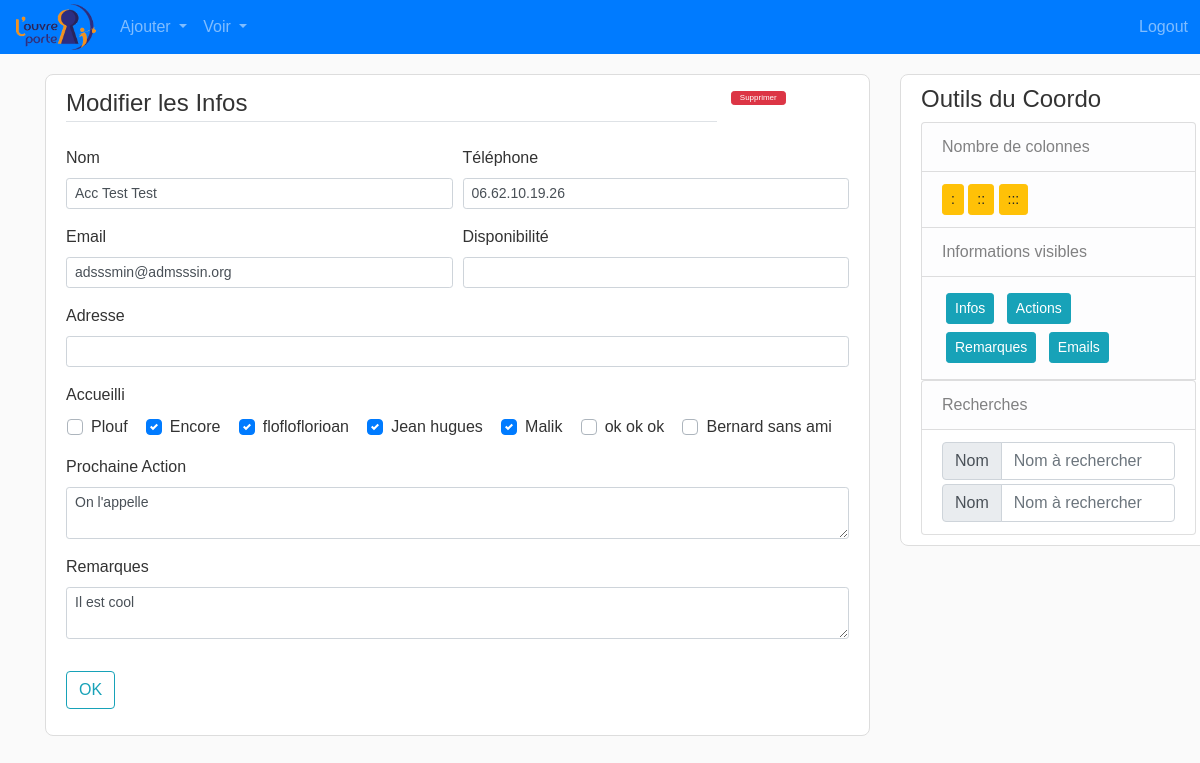
The app's page /accueillant/76 (signed in) with its own data.
### flask_app/models.py (models this page shows, shortened)
class Accueillant(db.Model):
    __tablename__ = 'accueillants'
    id = db.Column(db.Integer, primary_key=True)
    disponibilite = db.Column(db.String(120), unique=False, nullable=True)
    nom = db.Column(db.String(120), unique=True, nullable=False)
    tel = db.Column(db.String(120), unique=False, nullable=True)
    adresse = db.Column(db.String(120), unique=False, nullable=True)
    email = db.Column(db.String(120), unique=False, nullable=True)
    next_action = db.Column(db.Text, unique=False, nullable=True)
    remarques = db.Column(db.Text, unique=False, nullable=True)
    accueillis = db.relationship("Accueilli",
                                 secondary='accueils',
                                 backref=db.backref('accueillants'))

class Accueilli(db.Model):
    __tablename__ = 'accueillis'
    id = db.Column(db.Integer, primary_key=True)
    nom = db.Column(db.String(120), unique=True, nullable=False)
    email = db.Column(db.String(120), unique=False, nullable=True)
    tel = db.Column(db.String(120), unique=False, nullable=True)
    remarques = db.Column(db.Text, unique=False, nullable=True)

### flask_app/accueillants/routes.py (the view)
@accueillants.route('/accueillant/<int:acc_id>', methods=['GET', 'POST'])
@login_required
def update_accueillant(acc_id):
    acc = Accueillant.query.get_or_404(acc_id)
    form = AccueillantInfoForm()
    accueillis = Accueilli.query.all()
    if form.validate_on_submit():
        acc.nom = form.nom.data
        acc.tel = form.tel.data
        acc.adresse = form.adresse.data
        acc.email = form.email.data
        acc.next_action = form.next_action.data
        acc.remarques = form.remarques.data
        values = request.form.getlist('check')
        list_acc = [Accueilli.query.get(v) for v in values]
        acc.accueillis = list_acc
        db.session.commit()
        return redirect(url_for('accueillants.liste_accueillants')+f"#{acc.id}")
    elif request.method == 'GET':
        form.nom.data = acc.nom
        form.tel.data = acc.tel
        form.adresse.data = acc.adresse
        form.email.data = acc.email
        form.next_action.data = acc.next_action
        form.remarques.data = acc.remarques
        list_to_check = [a.id for a in acc.accueillis]
    return render_template('accueillant_infos.html',
                           title='create_modif_accueillant',
                           legend='Modifier les Infos',
                           form=form,
                           accueillant=acc,
                           accueillis=accueillis,
                           list_to_check=list_to_check)

### flask_app/accueillants/forms.py
class AccueillantInfoForm(FlaskForm):
    disponibilite = StringField('Disponibilité')
    nom = StringField('Nom', validators=[DataRequired()])
    tel = StringField('Téléphone')
    adresse = StringField('Adresse')
    email = StringField('Email')
    accueillis = SelectMultipleField(u'Accueilli', choices=[])
    next_action = TextAreaField('Prochaine Action')
    remarques = TextAreaField('Remarques')
    submit = SubmitField("OK")

### flask_app/models.py (called while the page is built)
@login_manager.user_loader
def load_coordinateur(coordo_id):
    return Coordinateur.query.get(int(coordo_id))

### flask_app/templates/accueillant_infos.html (shortened to what this page needs)
{% extends "layout_logged_in.html" %}
{% block content %}
<div class="content-section">
    <form method="POST" action="">
        <fieldset class="form-group">
            <div class="form-row">
                <div class="col-10">
                    <legend class="border-bottom mb-4"> {{ legend }}</legend>
                </div>
                {% if accueillant %}
                <div class="col-2">
                    <button type="button" class="btn btn-danger btn-sm m-1 py-0" style="font-size: 0.5em;"
                        data-toggle="modal" data-target="#deleteModal">
                        Supprimer
                    </button>
                </div>
                {% endif %}
            </div>
            <div class="form-row">
                <div class="form-group col-md-6">
                    {{ form.nom.label(class="form-control-label") }}
                    {% if form.nom.errors %}
                    {{ form.nom(class="form-control form-control-sm is-invalid") }}
                    <div class="invalid-feedback">
                        {% for error in form.nom.errors %}
                        <span>{{ error }}</span>
                        {% endfor%}
                    </div>
                    {% else %}
                    {{ form.nom(class="form-control form-control-sm") }}
                    {% endif %}
                </div>
                <div class="form-group col-md-6">
                    {{ form.tel.label(class="form-control-label") }}
                    {% if form.tel.errors %}
                    {{ form.tel(class="form-control form-control-sm is-invalid") }}
                    <div class="invalid-feedback">
                        {% for error in form.tel.errors %}
                        <span>{{ error }}</span>
                        {% endfor%}
                    </div>
                    {% else %}
                    {{ form.tel(class="form-control form-control-sm") }}
                    {% endif %}
                </div>
            </div>
            <div class="form-row">
                <div class="form-group col-md-6">
                    {{ form.email.label(class="form-control-label") }}
                    {% if form.email.errors %}
                    {{ form.email(class="form-control form-control-sm is-invalid") }}
                    <div class="invalid-feedback">
                        {% for error in form.email.errors %}
                        <span>{{ error }}</span>
                        {% endfor%}
                    </div>
                    {% else %}
                    {{ form.email(class="form-control form-control-sm") }}
                    {% endif %}
                </div>
                <div class="form-group col-md-6">
                    {{ form.disponibilite.label(class="form-control-label") }}
                    {% if form.disponibilite.errors %}
                    {{ form.disponibilite(class="form-control form-control-sm is-invalid") }}
                    <div class="invalid-feedback">
                        {% for error in form.disponibilite.errors %}
                        <span>{{ error }}</span>
                        {% endfor%}
                    </div>
                    {% else %}
                    {{ form.disponibilite(class="form-control form-control-sm") }}
                    {% endif %}
                </div>
            </div>
            <div class="form-group">
                {{ form.adresse.label(class="form-control-label") }}
                {% if form.adresse.errors %}
                {{ form.adresse(class="form-control form-control-sm is-invalid") }}
                <div class="invalid-feedback">
                    {% for error in form.adresse.errors %}
                    <span>{{ error }}</span>
                    {% endfor%}
                </div>
                {% else %}
                {{ form.adresse(class="form-control form-control-sm") }}
                {% endif %}
            </div>
            <div class="form-group ">
                {{ form.accueillis.label(class="form-control-label") }}
                <div class="mycheckbox">
                    {% for accueilli in accueillis %}
                    {% if accueilli.id in list_to_check %}
                    <div class="custom-control custom-checkbox ">
                        <label class="custom-control-label" for="check-{{accueilli.nom}}"> {{ accueilli.nom }}</label>
                    </div>
                    {% else %}
                    <div class="custom-control custom-checkbox ">
                        <label class="custom-control-label" for="check-{{accueilli.nom}}"> {{ accueilli.nom }}</label>
                    </div>
                    {% endif%}
                    {% endfor %}
                </div>
            </div>
            <div class="form-group">
                {{ form.next_action.label(class="form-control-label") }}
                {% if form.next_action.errors %}
                {{ form.next_action(class="form-control form-control-sm is-invalid") }}
                <div class="invalid-feedback">
                    {% for error in form.next_action.errors %}
                    <span>{{ error }}</span>
                    {% endfor%}
                </div>
                {% else %}
                {{ form.next_action(class="form-control form-control-sm") }}
                {% endif %}
            </div>
            <div class="form-group">
                {{ form.remarques.label(class="form-control-label") }}
                {% if form.remarques.errors %}
                {{ form.remarques(class="form-control form-control-sm is-invalid") }}
                <div class="invalid-feedback">
                    {% for error in form.remarques.errors %}
                    <span>{{ error }}</span>
                    {% endfor%}
                </div>
                {% else %}
                {{ form.remarques(class="form-control form-control-sm") }}
                {% endif %}
            </div>
        </fieldset>
        <div class="form-group">
            {{ form.submit(class="btn btn-outline-info")}}
        </div>
    </form>
</div>
{% endblock content %}

### flask_app/static/main.css (style rules this page uses)
body { background: #fafafa; color: #333333; font-family: Verdana, Geneva, sans-serif !important; }
.content-section { background: #ffffff; border-radius: 8px; border: 1px solid #dddddd; padding: 10px 20px; margin-bottom: 20px; margin-top: 20px; }
.mycheckbox { display: flex; flex-wrap: wrap; justify-content: space-around; }
.mycheckbox>div { margin-right: 1rem; }

### records on screen
Accueillant: nom "Acc Test Test", tel "06.62.10.19.26", email "adsssmin@admsssin.org", next_action "On l'appelle", remarques "Il est cool"
Accueilli: nom "Plouf"
Accueilli: nom "Encore"
Accueilli: nom "flofloflorioan"
Accueilli: nom "Jean hugues"
Accueilli: nom "Malik"
Accueilli: nom "ok ok ok"
Accueilli: nom "Bernard sans ami"

### other values on screen
{{ legend }} "Modifier les Infos"
